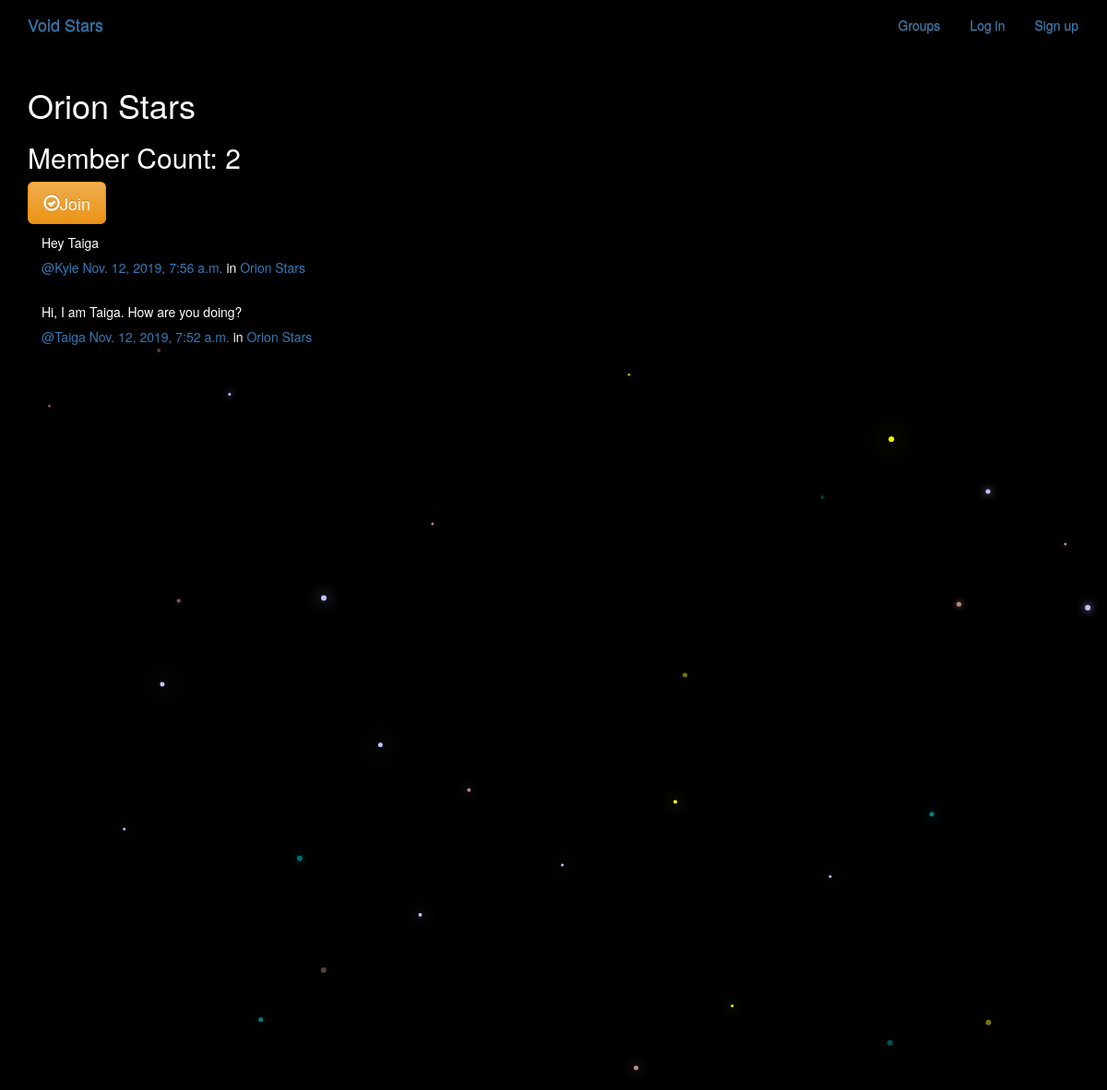
/groups/posts/in/orion-stars/, run on the app's committed database.
### groups/models.py (models this page shows, shortened)
class Group(models.Model):
    name = models.CharField(max_length=255, unique=True)
    slug = models.SlugField(allow_unicode=True, unique=True)
    description = models.TextField(blank=True, default='')
    description_html = models.TextField(editable=False, default='', blank=True)
    members = models.ManyToManyField(User,through="GroupMember")
    class Meta:
        ordering = ["name"]

### posts/models.py (models this page shows, shortened)
class Post(models.Model):
	user = models.ForeignKey(User,related_name='posts',
    on_delete=models.CASCADE)
	created_at = models.DateTimeField(auto_now=True)
	message = models.TextField()
	message_html = models.TextField(editable=False)
	group = models.ForeignKey(Group,related_name='posts',null=True,blank=True,
    on_delete=models.CASCADE)
	class Meta:
		ordering = ['-created_at']
		unique_together = ['user','message']

### groups/views.py (the view)
# urls.py: url(r"^posts/in/(?P<slug>[-\w]+)/$",views.SingleGroup.as_view(),name="single"),
class SingleGroup(generic.DetailView):
	model = Group

### groups/templates/groups/group_detail.html
{% extends "groups/group_base.html" %}
{% block pregroup %}
<h1>{{group.name}}</h1>
<h2>Member Count: {{group.members.count}}</h2>
<div class="content">
	{% if user in group.members.all %}
		<a href="{% url 'groups:leave' slug=group.slug %}"
		class="btn btn-lg btn-fill btn-warning"><span class="glyphicon glyphicon-remove-circle"></span>Leave</a>
	{% else %}
		<a href="{% url 'groups:join' slug=group.slug %}"
		class="btn btn-lg btn-fill btn-warning"><span class="glyphicon glyphicon-ok-circle"></span>Join</a>
	{% endif %}
</div>
{% endblock %}
{% block group_content %}
<div class="col-md-8">
	{% if group.posts.count == 0 %}
		<h2>No post in this Group yet.</h2>
	{% else %}
		{% for post in group.posts.all %}
			{% include "posts/_post.html" %}
		{% endfor %}
	{% endif %}
</div>
{% endblock %}

### posts/templates/posts/_post.html (shortened to what this page needs)
<div class="post media">
	<p>{{post.message_html|safe}}</p>
	<div class="media-body">
		<h5 class="media-heading">
			<span class="username">
				<a href="{% url 'posts:for_user' username=post.user.username %}">@{{post.user.username}}</a>
			</span>
			<time class="time">
				<a href="{% url 'posts:single' username=post.user.username pk=post.pk %}">{{post.created_at}}</a>
			</time>
			{% if post.group %}
			<span class="group-name">in <a href="#">{{ post.group.name }}</a></span>
			{% endif %}
		</h5>
	</div>
</div>

### static/voidstar/css/master.css (style rules this page uses)
body { margin: 0; overflow: hidden; background-color: black; color:white; }

### data on the page
Group: name "Orion Stars", members.count "2"
Post: message_html "Hey Taiga", user.username "Kyle", created_at "Nov. 12, 2019, 7:56 a.m.", group.name "Orion Stars"
Post: message_html "Hi, I am Taiga. How are you doing?", user.username "Taiga", created_at "Nov. 12, 2019, 7:52 a.m.", group.name "Orion Stars"
